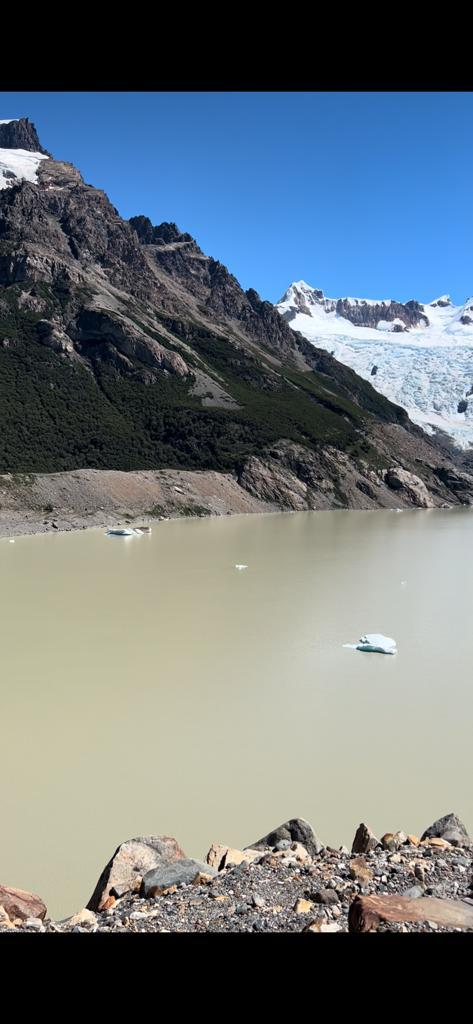
#> input picture Codigo/Clase5/imagenes/pano_1.jpg, 473 x 1024 px
$ jupyter execute 02-panorama.ipynb   (shell and % lines are left out)
#> lines starting #> are read from the running program, lines starting #| are printed output that depends on the picture
## Image Stitching

[cell 1]
#Si queremos que las imágenes sean mostradas en una ventana emergente quitar el inline
#%matplotlib

import numpy as np
import cv2 as cv
print(f'Version de OpenCV: {cv.__version__}')
import matplotlib.pyplot as plt

En este ejemplo vamos a generar una vista panoramica a partir de 2 imagenes. La unica condicion es que las imagenes a utilizar presenten un solapamiento parcial para poder encontrar puntos en comun dentro de la escena.

[cell 2]
# Cargamos la imagen a procesar
img_left = cv.imread('imagenes/pano_1.jpg')
#> img_left is the input picture: shape (1024, 473, 3); mean B, G, R 121.5, 115.6, 105.8
img_right = cv.imread('imagenes/pano_2.jpg')
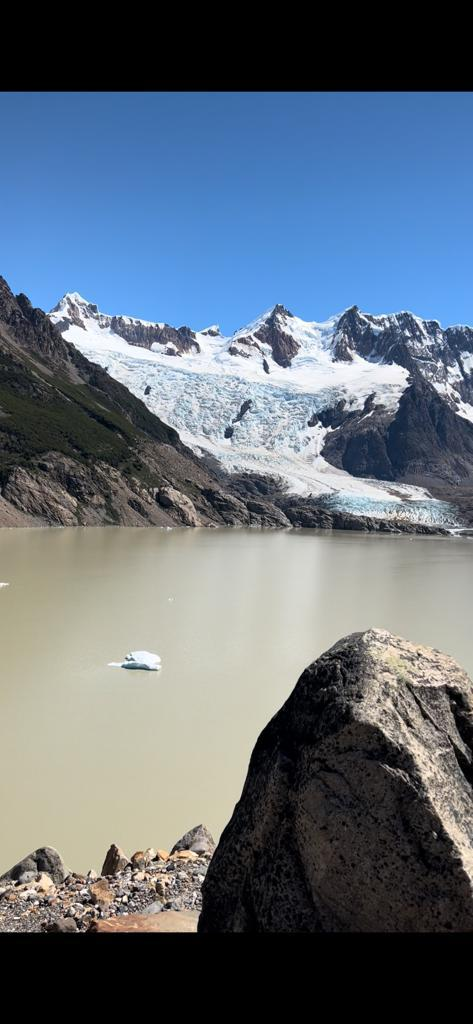
#> input picture Codigo/Clase5/imagenes/pano_2.jpg, 473 x 1024 px
#> img_right is the input picture: shape (1024, 473, 3); mean B, G, R 121.5, 109.1, 97.3

# La transformamos en escala de grises
gray_left = cv.cvtColor(img_left, cv.COLOR_BGR2GRAY)
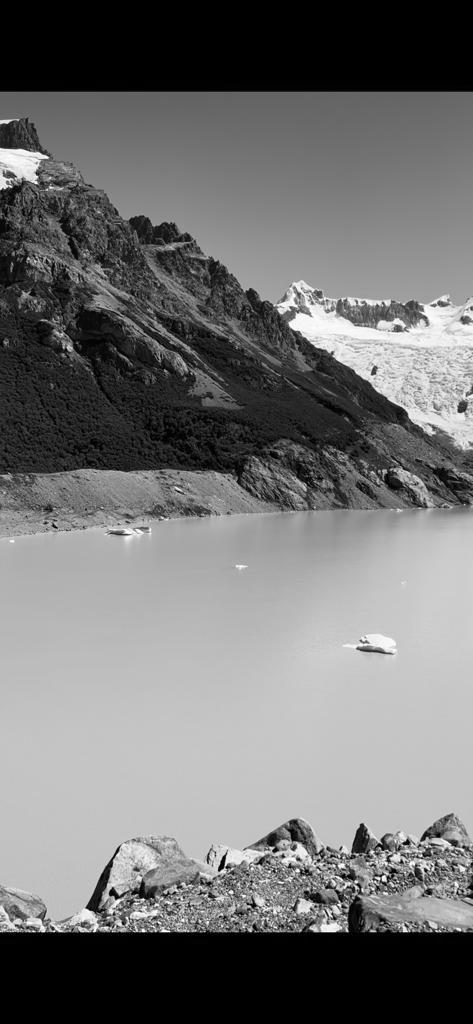
#> gray_left: shape (1024, 473); min 0, max 255, mean 113.4
gray_right = cv.cvtColor(img_right, cv.COLOR_BGR2GRAY)
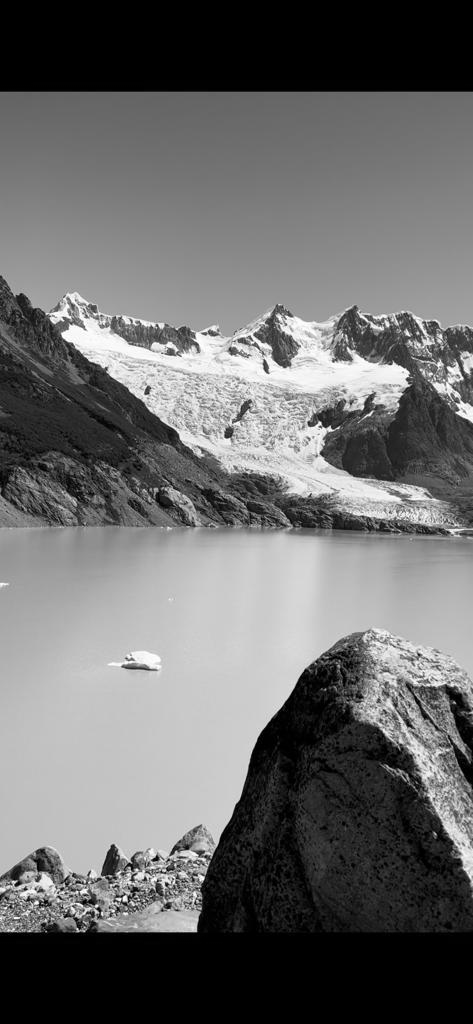
#> gray_right: shape (1024, 473); min 0, max 255, mean 107
img_left = cv.cvtColor(img_left, cv.COLOR_BGR2RGB)
img_right = cv.cvtColor(img_right, cv.COLOR_BGR2RGB)

plt.figure()
plt.subplot(1,2,1)
plt.imshow(img_left)
plt.subplot(1,2,2)
plt.imshow(img_right)
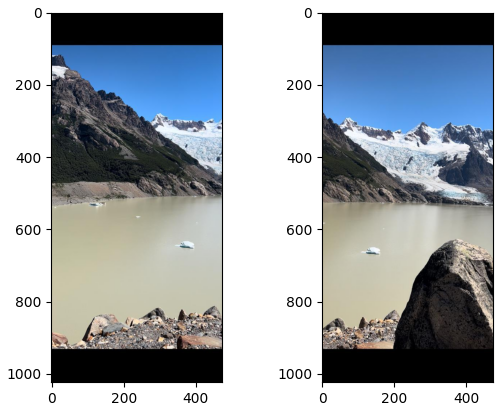
#> figure drawn by matplotlib, 2 panels

#### 1. Obtenemos los descriptores

[cell 3]
# Creamos el vector de características SIFT
sift = cv.xfeatures2d.SIFT_create()

# Y buscamos según el algoritmo...
kps_left, descriptors_left = sift.detectAndCompute(gray_left, None)
#> kps_left = 2438 keypoints; strongest (x, y, size): (143, 930, 2.5), (426, 870, 2.4), (384, 879, 3.3), (224, 858, 3)
kps_right, descriptors_right = sift.detectAndCompute(gray_right, None)
#> kps_right = 2295 keypoints; strongest (x, y, size): (167, 884, 2.6), (25, 889, 2.5), (125, 899, 3.3), (156, 859, 3.9)

# me quedo solo con valores x,y de la posicion de los descriptores
kps_loc_left = np.float32([kp.pt for kp in kps_left])
#> kps_loc_left = 2438 pairs, first value 2.45 to 470.1, second value 119.7 to 944.3
kps_loc_right = np.float32([kp.pt for kp in kps_right])
#> kps_loc_right = 2295 pairs, first value 2.59 to 469.8, second value 281.8 to 937.4

# BFMatcher con parámetros por defecto
bf = cv.BFMatcher(cv.NORM_L2, crossCheck=True)
matches = bf.match(descriptors_left, descriptors_right)
#> matches = 953 matches

# Los ordenamos según distancia
matches = sorted(matches, key = lambda x:x.distance)

# Dibujamos las primeras 50 coincidencias
n=50
img_matched = cv.drawMatches(img_left, kps_left, img_right, kps_right, matches[:n], None, flags=cv.DrawMatchesFlags_NOT_DRAW_SINGLE_POINTS)
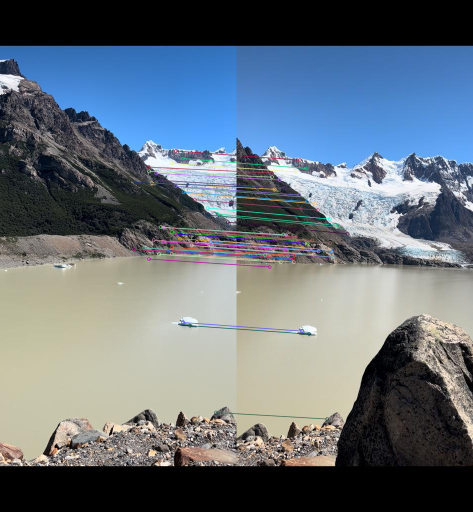
#> img_matched: shape (1024, 946, 3) (shown at 1/2 size); mean R, G, B 102, 112.7, 122.2

plt.figure()
plt.imshow(img_matched)

[cell 4]
if len(matches) > 4:
    # separo las coordenadas de los keypoints que fueron matcheados
    ptsA = np.float32([kps_loc_left[m.queryIdx] for m in matches])
#> ptsA = 953 pairs, first value 3.99 to 470.1, second value 138 to 936.3
    ptsB = np.float32([kps_loc_right[m.trainIdx] for m in matches])
#> ptsB = 953 pairs, first value 3.57 to 469.8, second value 281.8 to 937.4

    # Calculamos la matriz de homografia
    (H, status) = cv.findHomography(ptsB, ptsA, cv.RANSAC, 4.0)
#> H = [[0.789, 0.026, 224.5], [-0.263, 0.961, 11.18], [-0.000459, 1.4e-05, 1]]; status = 953 values, max 1 at index 0, min 0 at index 37, mean 0.383

    result = cv.warpPerspective(img_right, H,(img_left.shape[1] + img_right.shape[1], img_right.shape[0]))
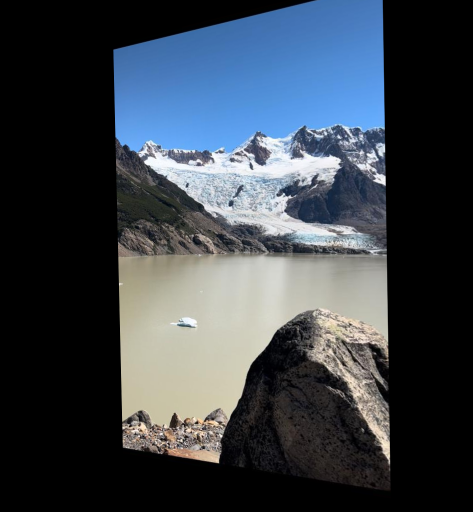
#> result: shape (1024, 946, 3) (shown at 1/2 size); mean R, G, B 58, 65.5, 73.6
    #result[0:img_left.shape[0], 0:img_right.shape[1]] = img_left
    # mostramos la imagen
    plt.figure()
    plt.imshow(result)
    # plt.imshow(result[100:-100,:-100,:])

[cell 5]
result[0:img_left.shape[0], 0:img_right.shape[1]] = img_left
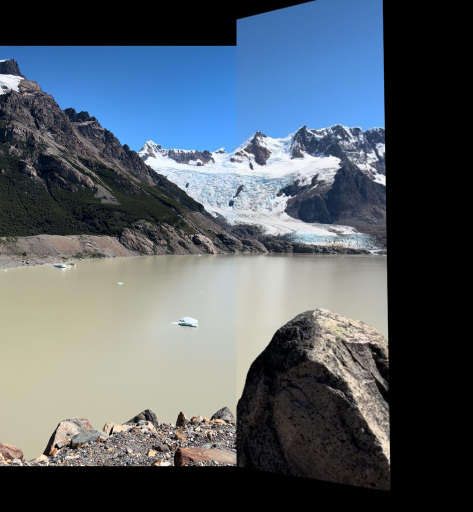
#> result: shape (1024, 946, 3) (shown at 1/2 size); mean R, G, B 83.2, 92.8, 101.6
# mostramos la imagen
plt.figure()
plt.imshow(result)
